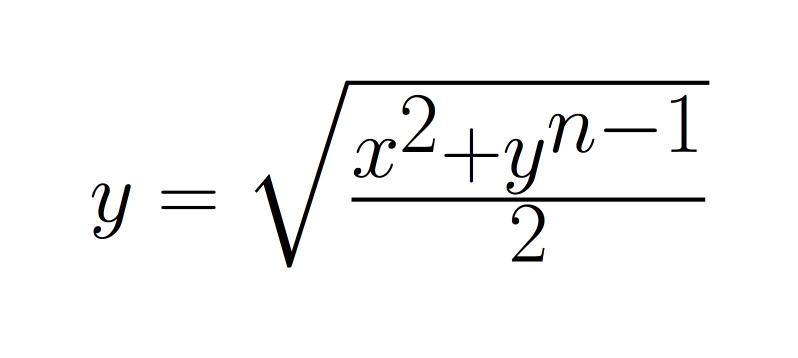
#> input picture data/Equations/Clean/eq10-2_hr.jpg, 1595 x 715 px (shown at 1/2 size)
$ python -i fn_deskew.py   (imports and definitions only)
#> lines starting #> are read from the running program, lines starting #| are printed output that depends on the picture; after the words box and inside, x2 and y2 are one past the last pixel; in counts of white or black regions, pixels touching at a corner belong together
from skimage import filters, feature, transform
import numpy as np
import cv2


def rotate(image, angle):
    (h, w) = image.shape[:2]
    (cX, cY) = (w / 2, h / 2)

    M = cv2.getRotationMatrix2D((cX, cY), angle, 1.0)
    cos = np.abs(M[0, 0])
    sin = np.abs(M[0, 1])

    nW = int((h * sin) + (w * cos))
    nH = int((h * cos) + (w * sin))

    M[0, 2] += (nW / 2) - cX
    M[1, 2] += (nH / 2) - cY

    return cv2.warpAffine(image, M, (nW, nH))


def clustering(array_theta):
    array_cluster = []
    array_label = []
    dist = 0.1
    label = 1

    for theta in array_theta:
        has_appended = False

        if not array_cluster:
            array_cluster.append([label, theta])
        else:
            for label_cluster, theta_cluster in array_cluster:
                if abs(theta - theta_cluster) < dist and has_appended == False:
                    has_appended = True
                    array_cluster.append([label_cluster, theta])

            if not has_appended:
                label += 1
                array_cluster.append([label, theta])

    for cluster in array_cluster:
        array_label.append(cluster[0])

    return array_label, array_cluster


def deskew(image, softening=False):
#> called with softening = False
    image = image.astype(np.uint8) * 255
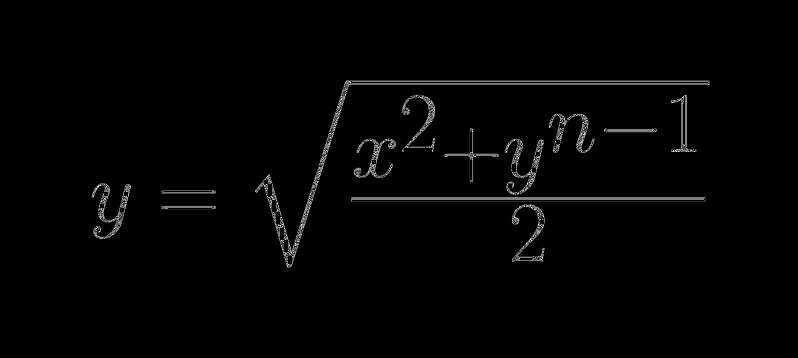
#> image: shape (715, 1595) (shown at 1/2 size); min 0, max 255, mean 4.3
    gray = filters.median(image, np.ones((5, 5)))
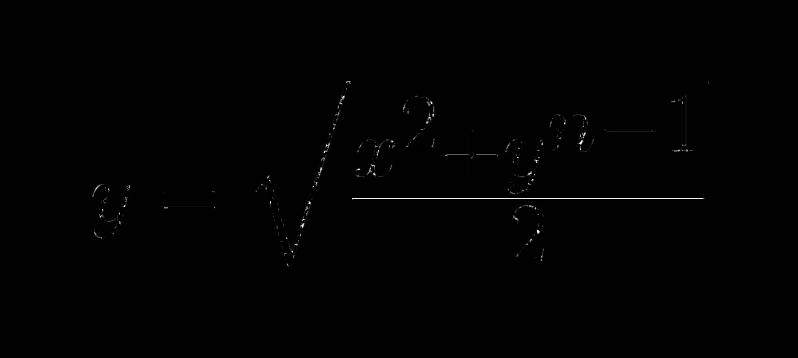
#> gray: shape (715, 1595) (shown at 1/2 size); min 0, max 255, mean 1.7
    edges = cv2.Canny(gray, 50, 150, apertureSize=3)
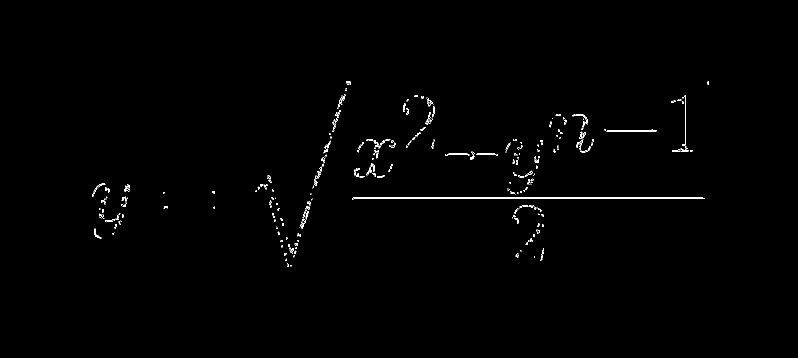
#> edges: shape (715, 1595) (shown at 1/2 size); 0.55% white in thin lines or dots, all inside (x1, y1, x2, y2) = (185, 162, 1418, 534)
    lines = cv2.HoughLines(edges, 1, np.pi / 180, 80)
#> lines = 22 rows, first 8: [397, 1.57], [395, 1.57], [377, 1.59], [374, 1.59], [417, 1.55], [415, 1.55], [410, 1.55], [413, 1.55]
    array_theta = []
    for line in lines:
        for rho, theta in line:
            array_theta.append(theta)
#> this loop made 22 passes
#> line on passes 1 to 12: [[397, 1.57]], [[395, 1.57]], [[377, 1.59]], [[374, 1.59]], [[417, 1.55]], [[415, 1.55]], [[410, 1.55]], [[413, 1.55]], [[380, 1.59]], [[712, 0.297]], [[715, 0.314]], [[1370, 0]]
#> after the loop, array_theta = [1.57, 1.57, 1.59, 1.59, 1.55, 1.55, 1.55, 1.55, 1.59, 0.297, 0.314, 0, 1.57, 1.57, 1.57, 1.54, 1.55, 0.297, 1.55, 1.57, 0.279, 1.61]

    unique_theta = np.unique(array_theta)
#> unique_theta = [0, 0.279, 0.297, 0.314, 1.54, 1.55, 1.57, 1.59, 1.61]
    array_label, array_cluster = clustering(unique_theta)
#> the loop in clustering, `for theta in array_theta:` made 9 passes
#> (theta, label) on passes 2, 5: (0.279, 2), (1.54, 3)
#> theta on passes 3, 4, 6, 7, 8, 9: 0.297, 0.314, 1.55, 1.57, 1.59, 1.61
#> after the loop in clustering, `for theta in array_theta:`: array_cluster = [[1, 0], [2, 0.279], [2, 0.297], [2, 0.314], [3, 1.54], [3, 1.55], [3, 1.57], [3, 1.59], [3, 1.61]]; label = 3
#> the loop in clustering, `for cluster in array_cluster:` made 9 passes
#> after the loop in clustering, `for cluster in array_cluster:`: array_label = [1, 2, 2, 2, 3, 3, 3, 3, 3]
#> array_label = [1, 2, 2, 2, 3, 3, 3, 3, 3]
    unique_label, indices = np.unique(array_label, return_counts=True)
#> unique_label = [1, 2, 3]; indices = [1, 3, 5]
    max_count_label = unique_label[np.argmax(indices)]
#> max_count_label = 3
    new_unique_theta = []
    new_array_theta = []
    for label, theta in array_cluster:
        if label == max_count_label:
            new_unique_theta.append(theta)
#> this loop made 9 passes
#> after the loop, new_unique_theta = [1.54, 1.55, 1.57, 1.59, 1.61]

    for theta in array_theta:
        if theta in new_unique_theta:
            new_array_theta.append(theta)
#> this loop made 22 passes
#> after the loop, new_array_theta = [1.57, 1.57, 1.59, 1.59, 1.55, 1.55, 1.55, 1.55, 1.59, 1.57, 1.57, 1.57, 1.54, 1.55, 1.55, 1.57, 1.61]

    array_theta = new_array_theta
#> array_theta has the same summary as new_array_theta
    unique_theta, indices = np.unique(array_theta, return_counts=True)
#> unique_theta = [1.54, 1.55, 1.57, 1.59, 1.61]; indices = [1, 6, 6, 3, 1]
    theta = unique_theta[np.argmax(indices)]
#> theta = 1.55
    deskewing_angle = np.rad2deg(theta)
#> deskewing_angle = 89
    deskewing_angle = deskewing_angle - 90
#> deskewing_angle = -1

    deskewing_image = rotate(image, deskewing_angle)
#> in rotate, `M = cv2.getRotationMatrix2D((cX, cY), angle, 1.0)`: M = [[1, -0.0175, 6.36], [0.0175, 1, -13.86]]
#> in rotate, `cos = np.abs(M[0, 0])`: cos = 1
#> in rotate, `sin = np.abs(M[0, 1])`: sin = 0.0175
#> in rotate, `nW = int((h * sin) + (w * cos))`: nW = 1607
#> in rotate, `nH = int((h * cos) + (w * sin))`: nH = 742
#> in rotate, `return cv2.warpAffine(image, M, (nW, nH))`:
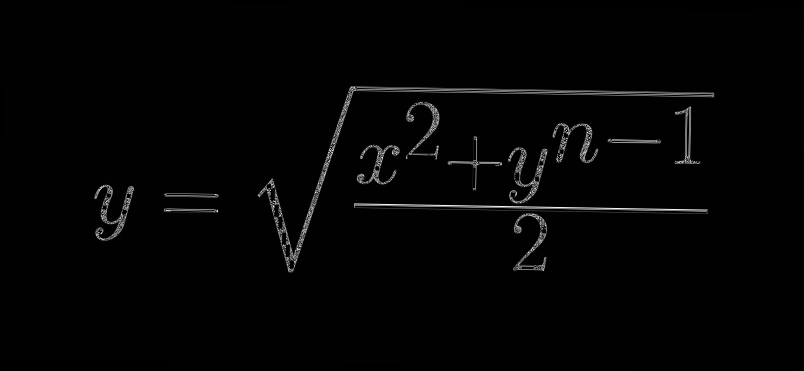
#> returned value: shape (742, 1607) (shown at 1/2 size); min 0, max 255, mean 4.1

    if softening:
        deskewing_image = soften_edges(deskewing_image, 5)

    return deskewing_image


def soften_edges(image, se_size):
    kernel = cv2.getStructuringElement(cv2.MORPH_ELLIPSE, (se_size, se_size))
    softened = cv2.morphologyEx(image, cv2.MORPH_CLOSE, kernel)
    return softened

>>> import cv2
>>> picture = cv2.imread('../data/Equations/Clean/eq10-2_hr.jpg', cv2.IMREAD_GRAYSCALE)
>>> result = deskew(picture)

$ run again, on data/Equations/Clean/eq10_hr.jpg
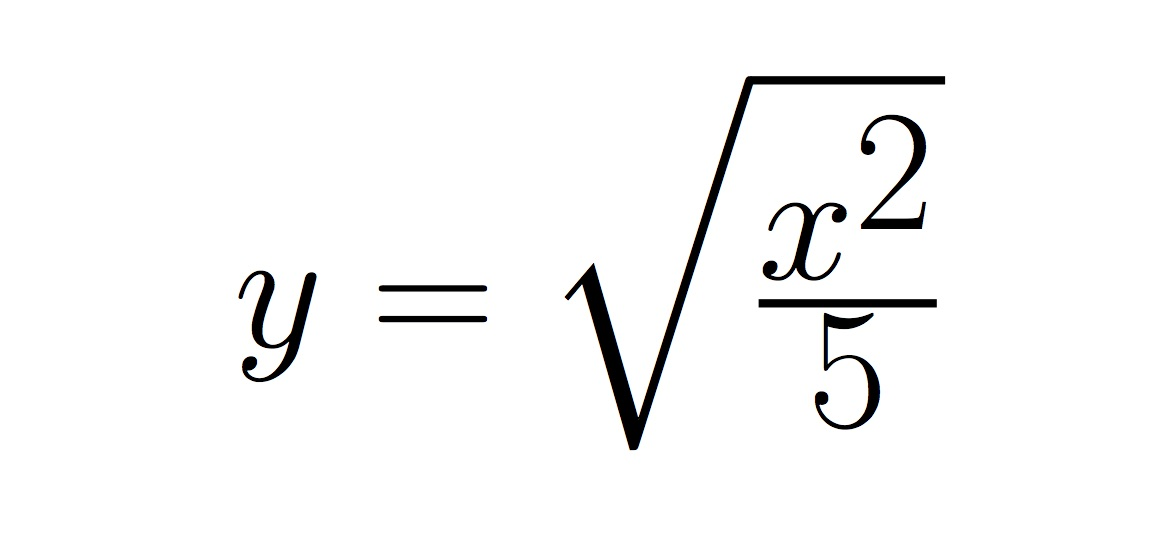
#> input picture data/Equations/Clean/eq10_hr.jpg, 1174 x 557 px
#> in deskew, `image = image.astype(np.uint8) * 255`:
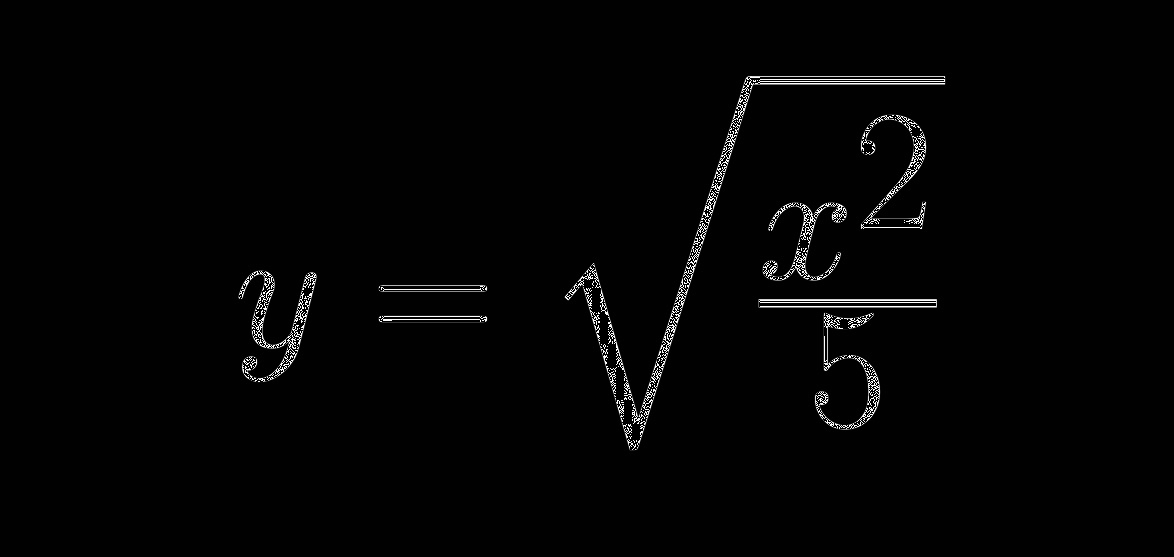
#> image: shape (557, 1174); min 0, max 255, mean 4.2
#> in deskew, `edges = cv2.Canny(gray, 50, 150, apertureSize=3)`:
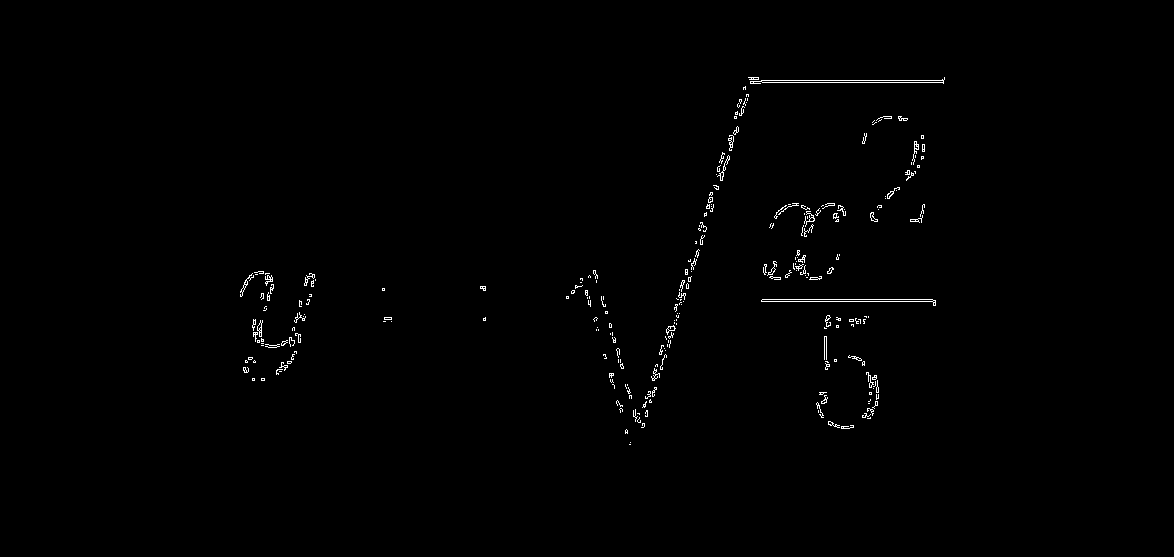
#> edges: shape (557, 1174); 0.63% white in thin lines or dots, all inside (x1, y1, x2, y2) = (240, 77, 945, 445)
#> lines = 16 rows, first 8: [82, 1.57], [299, 1.57], [80, 1.57], [301, 1.57], [66, 1.59], [96, 1.55], [285, 1.59], [741, 0.314]
#> the loop in deskew, `for line in lines:` made 16 passes
#> after the loop in deskew, `for line in lines:`: array_theta = [1.57, 1.57, 1.57, 1.57, 1.59, 1.55, 1.59, 0.314, 1.55, 0.314, 0.332, 0.332, 0.279, 0.279, 1.61, 1.61]
#> in deskew, `unique_theta = np.unique(array_theta)`: unique_theta = [0.279, 0.314, 0.332, 1.55, 1.57, 1.59, 1.61]
#> the loop in clustering, `for theta in array_theta:` made 7 passes
#> (theta, label) on pass 4: (1.55, 2)
#> after the loop in clustering, `for theta in array_theta:`: array_cluster = [[1, 0.279], [1, 0.314], [1, 0.332], [2, 1.55], [2, 1.57], [2, 1.59], [2, 1.61]]; label = 2
#> the loop in clustering, `for cluster in array_cluster:` made 7 passes
#> after the loop in clustering, `for cluster in array_cluster:`: array_label = [1, 1, 1, 2, 2, 2, 2]
#> in deskew, `unique_label, indices = np.unique(array_label, return_counts=True)`: unique_label = [1, 2]; indices = [3, 4]
#> max_count_label = 2
#> the loop in deskew, `for label, theta in array_cluster:` made 7 passes
#> after the loop in deskew, `for label, theta in array_cluster:`: new_unique_theta = [1.55, 1.57, 1.59, 1.61]
#> the loop in deskew, `for theta in array_theta:` made 16 passes
#> theta on passes 1 to 8: 1.57, 1.57, 1.57, 1.57, 1.59, 1.55, 1.59, 0.314
#> after the loop in deskew, `for theta in array_theta:`: new_array_theta = [1.57, 1.57, 1.57, 1.57, 1.59, 1.55, 1.59, 1.55, 1.61, 1.61]
#> in deskew, `array_theta = new_array_theta`: array_theta has the same summary as new_array_theta
#> in deskew, `unique_theta, indices = np.unique(array_theta, return_counts=True)`: unique_theta = [1.55, 1.57, 1.59, 1.61]; indices = [2, 4, 2, 2]
#> in deskew, `theta = unique_theta[np.argmax(indices)]`: theta = 1.57
#> in deskew, `deskewing_angle = np.rad2deg(theta)`: deskewing_angle = 90
#> in deskew, `deskewing_angle = deskewing_angle - 90`: deskewing_angle = 0
#> M = [[1, 0, 0], [0, 1, 0]]
#> cos = 1
#> sin = 0
#> nW = 1174
#> nH = 557
